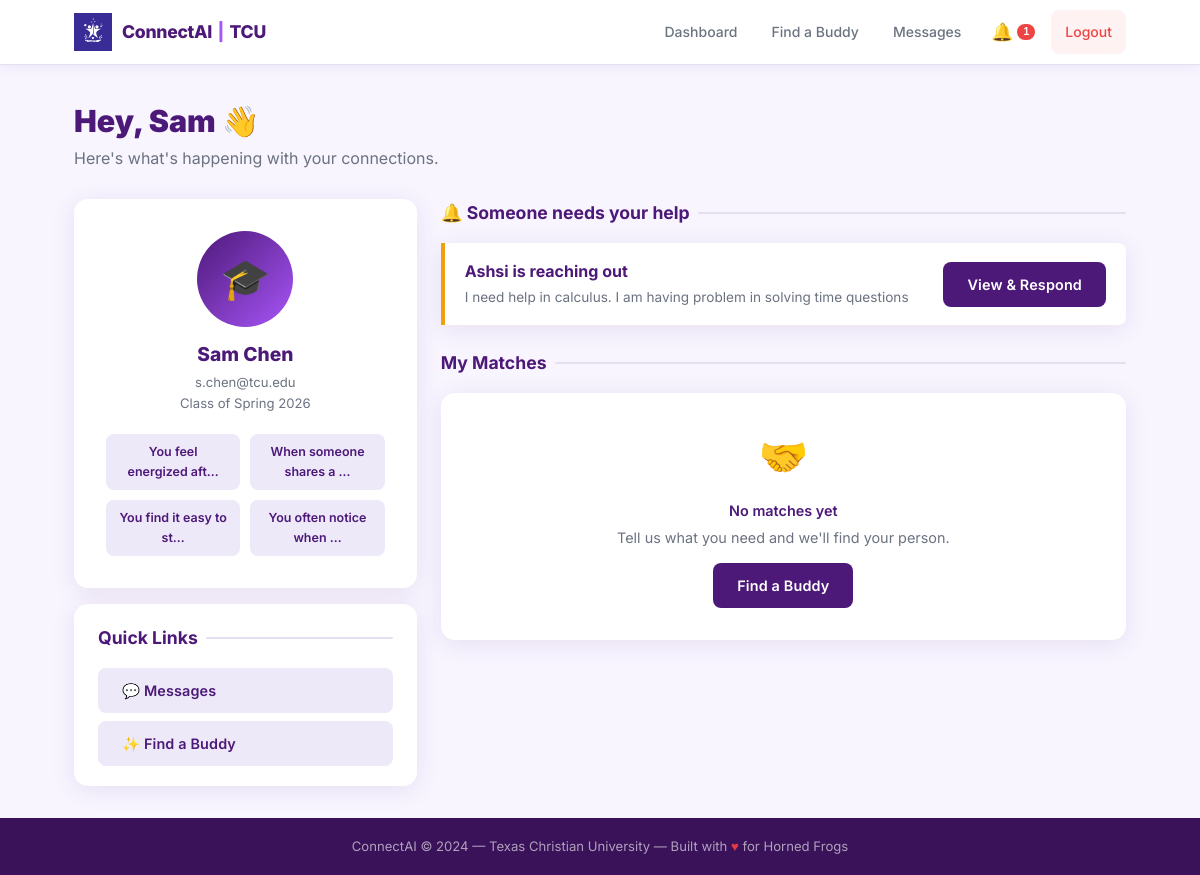
/dashboard (signed in), run on the app's committed database.
### tables this page shows
CREATE TABLE users (
            id INTEGER PRIMARY KEY AUTOINCREMENT,
            name TEXT NOT NULL,
            email TEXT UNIQUE NOT NULL,
            password_hash TEXT NOT NULL,
            phone TEXT,
            dob TEXT,
            graduation TEXT,
            gender TEXT,
            created_at TIMESTAMP DEFAULT CURRENT_TIMESTAMP
        , first_name TEXT, last_name TEXT, profile_photo TEXT, is_banned INTEGER DEFAULT 0, help_offered TEXT);

CREATE TABLE survey_answers (
            id INTEGER PRIMARY KEY AUTOINCREMENT,
            user_id INTEGER NOT NULL,
            question TEXT NOT NULL,
            answer TEXT NOT NULL,
            FOREIGN KEY (user_id) REFERENCES users(id)
        );

CREATE TABLE matches (
            id INTEGER PRIMARY KEY AUTOINCREMENT,
            requester_id INTEGER NOT NULL,
            matched_user_id INTEGER NOT NULL,
            stress_description TEXT NOT NULL,
            claude_explanation TEXT,
            timestamp TIMESTAMP DEFAULT CURRENT_TIMESTAMP,
            connected INTEGER DEFAULT 0, seeker_id INTEGER, helper_id INTEGER, help_offered TEXT, pre_match_answers TEXT, status TEXT DEFAULT 'pending', compatibility_score INTEGER, match_reason TEXT, conversation_starter TEXT, estimated_help_type TEXT, runner_up_id INTEGER, runner_up_score INTEGER, helper_response_deadline TIMESTAMP, seeker_notified INTEGER DEFAULT 0, helper_notified INTEGER DEFAULT 0,
            FOREIGN KEY (requester_id) REFERENCES users(id),
            FOREIGN KEY (matched_user_id) REFERENCES users(id)
        );

### app.py (the view)
@app.route("/dashboard")
@login_required
def dashboard():
    user_id       = session["user_id"]
    user          = get_user_by_id(user_id)
    answers       = get_survey_answers(user_id)
    survey_done   = has_completed_survey(user_id)
    seeker_matches = get_seeker_matches(user_id)
    helper_pending = get_helper_pending(user_id)
    active_match   = get_active_match_for_user(user_id)
    inbox_threads  = get_accepted_matches_for_user(user_id)
    return render_template(
        "dashboard.html",
        user=user, answers=answers,
        survey_done=survey_done,
        seeker_matches=seeker_matches,
        helper_pending=helper_pending,
        active_match=active_match,
        inbox_threads=inbox_threads,
    )

### app.py (called while the page is built, shortened)
def login_required(f):
    @wraps(f)
    def decorated(*args, **kwargs):
        if "user_id" not in session:
            flash("Please log in to continue.", "warning")
            return redirect(url_for("login"))
        return f(*args, **kwargs)
    return decorated

@app.context_processor
def inject_globals():
    unread_msg   = 0
    unread_notif = 0
    notifs       = []
    if "user_id" in session:
        uid = session["user_id"]
        try:
            unread_msg   = get_unread_count(uid)
            unread_notif = get_unread_notification_count(uid)
            notifs       = get_notifications(uid, limit=5)
        except Exception:
            pass
    return {
        "unread_count":      unread_msg,
        "unread_notif":      unread_notif,
        "recent_notifs":     notifs,
    }

@app.before_request
def check_expired_matches():
    global _last_expiry_check
    if not session.get("user_id"):
        return
    now = time.time()
    if now - _last_expiry_check < 300:   # throttle to once every 5 minutes
        return

### database.py (called while the page is built)
def get_db():
    conn = sqlite3.connect(DB_PATH)
    conn.row_factory = sqlite3.Row
    return conn

def get_user_by_id(user_id):
    conn = get_db()
    u = conn.execute("SELECT * FROM users WHERE id=?", (user_id,)).fetchone()
    conn.close()
    return u

def has_completed_survey(user_id):
    conn = get_db()
    count = conn.execute(
        "SELECT COUNT(*) FROM survey_answers WHERE user_id=?", (user_id,)
    ).fetchone()[0]
    conn.close()
    return count >= len(SURVEY_QUESTIONS)

def get_survey_answers(user_id):
    conn = get_db()
    rows = conn.execute(
        "SELECT question,answer FROM survey_answers WHERE user_id=?", (user_id,)
    ).fetchall()
    conn.close()
    return rows

def get_active_match_for_user(user_id):
    conn = get_db()
    m = conn.execute("""
        SELECT * FROM matches
        WHERE (seeker_id=? OR helper_id=?) AND status IN ('pending','accepted')
        ORDER BY timestamp DESC LIMIT 1
    """, (user_id, user_id)).fetchone()
    conn.close()
    return m

def get_seeker_matches(user_id):
    conn = get_db()
    rows = conn.execute("""
        SELECT m.*, u.name AS helper_name, u.first_name AS helper_first,
               u.email AS helper_email, u.graduation AS helper_grad,
               u.profile_photo AS helper_photo
        FROM matches m JOIN users u ON u.id=m.helper_id
        WHERE m.seeker_id=? ORDER BY m.timestamp DESC
    """, (user_id,)).fetchall()
    conn.close()
    return rows

### templates/dashboard.html (shortened to what this page needs)
{% extends "base.html" %}
{% block content %}
<div style="margin-bottom:28px;display:flex;align-items:center;justify-content:space-between;flex-wrap:wrap;gap:12px;">
  <div>
    <h1 style="font-size:1.9rem;font-weight:900;color:var(--primary);">
      Hey, {{ user.first_name or user.name.split()[0] }} 👋
    </h1>
    <p style="color:var(--muted);">Here's what's happening with your connections.</p>
  </div>
</div>
<div class="dashboard-grid">
  <div>
    <div class="card profile-card">
      {% if user.profile_photo %}
        <img src="{{ url_for('static', filename='uploads/' ~ user.profile_photo) }}"
             alt="Profile" class="profile-avatar" />
      {% else %}
        <div class="profile-avatar-placeholder">🎓</div>
      {% endif %}
      <p class="profile-name">{{ user.name }}</p>
      <p class="profile-email">{{ user.email }}</p>
      {% if user.graduation %}
        <p class="profile-grad">Class of {{ user.graduation }}</p>
      {% endif %}
      {% if survey_done and answers %}
      <div class="trait-grid" style="margin-top:20px;">
        {% set labels = {1:'Strongly Agree',2:'Agree',3:'Somewhat Agree',4:'Neutral',5:'Somewhat Disagree',6:'Disagree',7:'Strongly Disagree'} %}
        {% for row in answers[:4] %}
        <div class="trait-chip">
          {{ row.question[:22] }}{% if row.question|length > 22 %}…{% endif %}
        </div>
        {% endfor %}
      </div>
      {% elif not survey_done %}
      <a href="{{ url_for('survey') }}" class="btn btn-ghost btn-full" style="margin-top:16px;">
        Complete Survey →
      </a>
      {% endif %}
    </div>
    <div class="card card-sm" style="margin-top:16px;">
      <p class="section-title">Quick Links</p>
      <div style="display:flex;flex-direction:column;gap:8px;">
        <a href="{{ url_for('messages_inbox') }}" class="btn btn-ghost btn-full" style="justify-content:flex-start;">
          💬 Messages
        </a>
        <a href="{{ url_for('stress') }}" class="btn btn-ghost btn-full" style="justify-content:flex-start;">
          ✨ Find a Buddy
        </a>
      </div>
    </div>
  </div>
  <div>
    {% if helper_pending %}
    <div style="margin-bottom:24px;">
      <p class="section-title">🔔 Someone needs your help</p>
      {% for m in helper_pending %}
      {% set seeker_name = m.seeker_first or m.seeker_name.split()[0] %}
      <div class="match-status-card pending" style="display:flex;align-items:center;justify-content:space-between;flex-wrap:wrap;gap:12px;">
        <div>
          <p style="font-weight:700;color:var(--primary);">{{ seeker_name }} is reaching out</p>
          <p class="text-sm text-muted" style="margin-top:2px;">{{ m.stress_description[:80] }}{% if m.stress_description|length > 80 %}…{% endif %}</p>
        </div>
        <a href="{{ url_for('respond_match', match_id=m.id) }}" class="btn btn-primary" style="flex-shrink:0;">
          View &amp; Respond
        </a>
      </div>
      {% endfor %}
    </div>
    {% endif %}
    <p class="section-title">My Matches</p>
    {% if seeker_matches %}
    {% for m in seeker_matches %}
    {% set helper_name = m.helper_first or (m.helper_name.split()[0] if m.helper_name else 'Unknown') %}
    <div class="match-status-card {{ m.status }}">
      <div style="display:flex;align-items:center;justify-content:space-between;flex-wrap:wrap;gap:10px;">
        <div>
          <div style="display:flex;align-items:center;gap:10px;margin-bottom:4px;">
            <p style="font-weight:700;color:var(--primary);">{{ helper_name }}</p>
            {% if m.status == 'pending' %}
              <span class="badge badge-warning">Pending</span>
            {% elif m.status == 'accepted' %}
              <span class="badge badge-success">Accepted</span>
            {% elif m.status == 'rejected' %}
              <span class="badge badge-danger">Declined</span>
            {% else %}
              <span class="badge badge-muted">{{ m.status }}</span>
            {% endif %}
          </div>
          <p class="text-sm text-muted">{{ m.stress_description[:90] }}{% if m.stress_description|length > 90 %}…{% endif %}</p>
        </div>
        {% if m.status == 'accepted' %}
        <a href="{{ url_for('message_thread', match_id=m.id) }}" class="btn btn-success" style="flex-shrink:0;">
          💬 Chat
        </a>
        {% endif %}
      </div>
    </div>
    {% endfor %}
    {% else %}
    <div class="card empty-state">
      <div class="empty-state-icon">🤝</div>
      <p style="font-weight:600;color:var(--primary);margin-bottom:4px;">No matches yet</p>
      <p>Tell us what you need and we'll find your person.</p>
      <a href="{{ url_for('stress') }}" class="btn btn-primary" style="margin-top:14px;">Find a Buddy</a>
    </div>
    {% endif %}
  </div>
</div>
{% endblock %}

### static/style.css (style rules this page uses)
*, *::before, *::after { box-sizing: border-box; margin: 0; padding: 0; }
:root { --primary: #4D1979; --primary-dk: #3a1259; --accent: #A855F7; --accent-lt: #d8b4fe; --success: #10B981; --warning: #F59E0B; --danger: #EF4444; --info: #3B82F6; --bg: #F8F5FF; --bg2: #EDE9F8; --card: #ffffff; --text: #1a1a2e; --muted: #6b7280; --border: #e5e0f0; --radius: 14px; --radius-sm: 8px; --shadow: 0 4px 24px rgba(77,25,121,.10); --shadow-lg: 0 12px 40px rgba(77,25,121,.18); --tx: .22s cubic-bezier(.4,0,.2,1); --header-h: 64px; }
html { scroll-behavior: smooth; }
body { font-family: 'Inter', system-ui, sans-serif; background: var(--bg); color: var(--text); min-height: 100vh; display: flex; flex-direction: column; line-height: 1.6; }
a { color: var(--primary); text-decoration: none; transition: color var(--tx); }
.card { background: var(--card); border-radius: var(--radius); box-shadow: var(--shadow); padding: 32px; transition: box-shadow var(--tx), transform var(--tx); }
.card-sm { padding: 20px 24px; }
.btn { display: inline-flex; align-items: center; justify-content: center; gap: 8px; font-family: inherit; font-size: .9rem; font-weight: 600; padding: 11px 24px; min-height: 44px; border-radius: var(--radius-sm); border: none; cursor: pointer; transition: all var(--tx); text-decoration: none; letter-spacing: .01em; -webkit-tap-highlight-color: transparent; }
.btn-primary { background: var(--primary); color: #fff; }
.btn-ghost { background: var(--bg2); color: var(--primary); }
.btn-full { width: 100%; }
.dashboard-grid { display: grid; grid-template-columns: 1fr 2fr; gap: 24px; }
.section-title { font-size: 1.1rem; font-weight: 700; color: var(--primary); margin-bottom: 16px; display: flex; align-items: center; gap: 8px; }
.section-title::after { content: ''; flex: 1; height: 2px; background: var(--border); border-radius: 99px; }
.profile-card { text-align: center; }
.profile-avatar-placeholder { width: 96px; height: 96px; border-radius: 50%; background: linear-gradient(135deg, var(--primary), var(--accent)); display: flex; align-items: center; justify-content: center; font-size: 2.5rem; margin: 0 auto 12px; color: #fff; }
.profile-name { font-size: 1.2rem; font-weight: 800; color: var(--primary); }
.profile-email { font-size: .82rem; color: var(--muted); margin-top: 2px; }
.profile-grad { font-size: .82rem; color: var(--muted); }
.trait-grid { display: grid; grid-template-columns: 1fr 1fr; gap: 10px; margin-top: 16px; }
.trait-chip { background: var(--bg2); border-radius: 8px; padding: 8px 12px; font-size: .78rem; font-weight: 600; color: var(--primary); text-align: center; }
.match-status-card { border-left: 4px solid var(--primary); padding: 16px 20px; border-radius: 0 var(--radius-sm) var(--radius-sm) 0; background: var(--card); box-shadow: var(--shadow); margin-bottom: 12px; transition: all var(--tx); }
.match-status-card.pending { border-left-color: var(--warning); }
.empty-state { text-align: center; padding: 32px 16px; color: var(--muted); }
.empty-state-icon { font-size: 2.5rem; margin-bottom: 10px; }
.empty-state p { font-size: .9rem; }
.text-muted { color: var(--muted); }
.text-sm { font-size: .85rem; }

### data on the page
users: first_name "Sam", name "Sam Chen", email "s.chen@tcu.edu", graduation "Spring 2026"
survey_answers: question "You feel energized aft"
survey_answers: question "When someone shares a"
survey_answers: question "You find it easy to st"
survey_answers: question "You often notice when"
matches: stress_description "I need help in calculus. I am having problem in solving time questions"
users: first_name "Ashsi"

### other printed values
{{ unread_notif }} "1"
